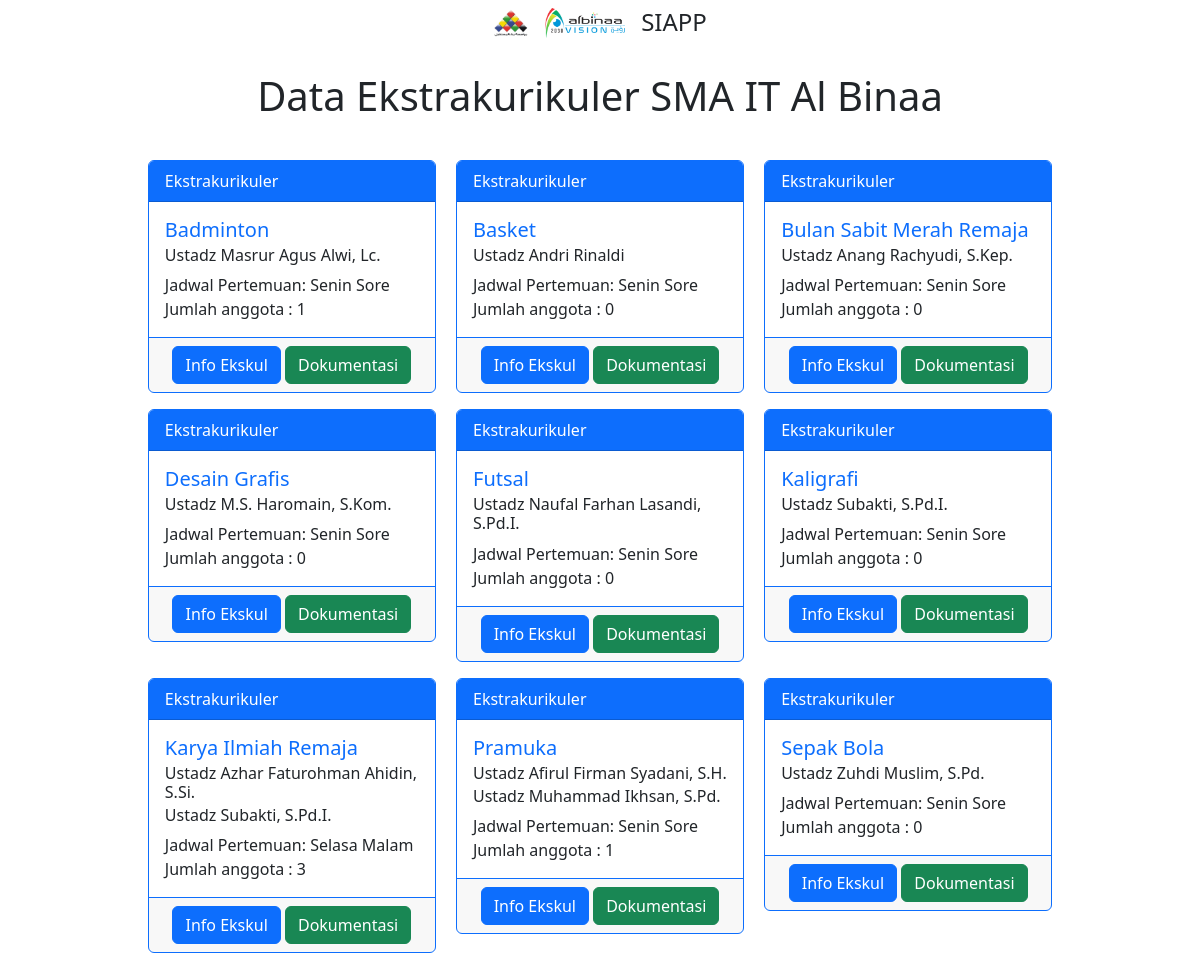
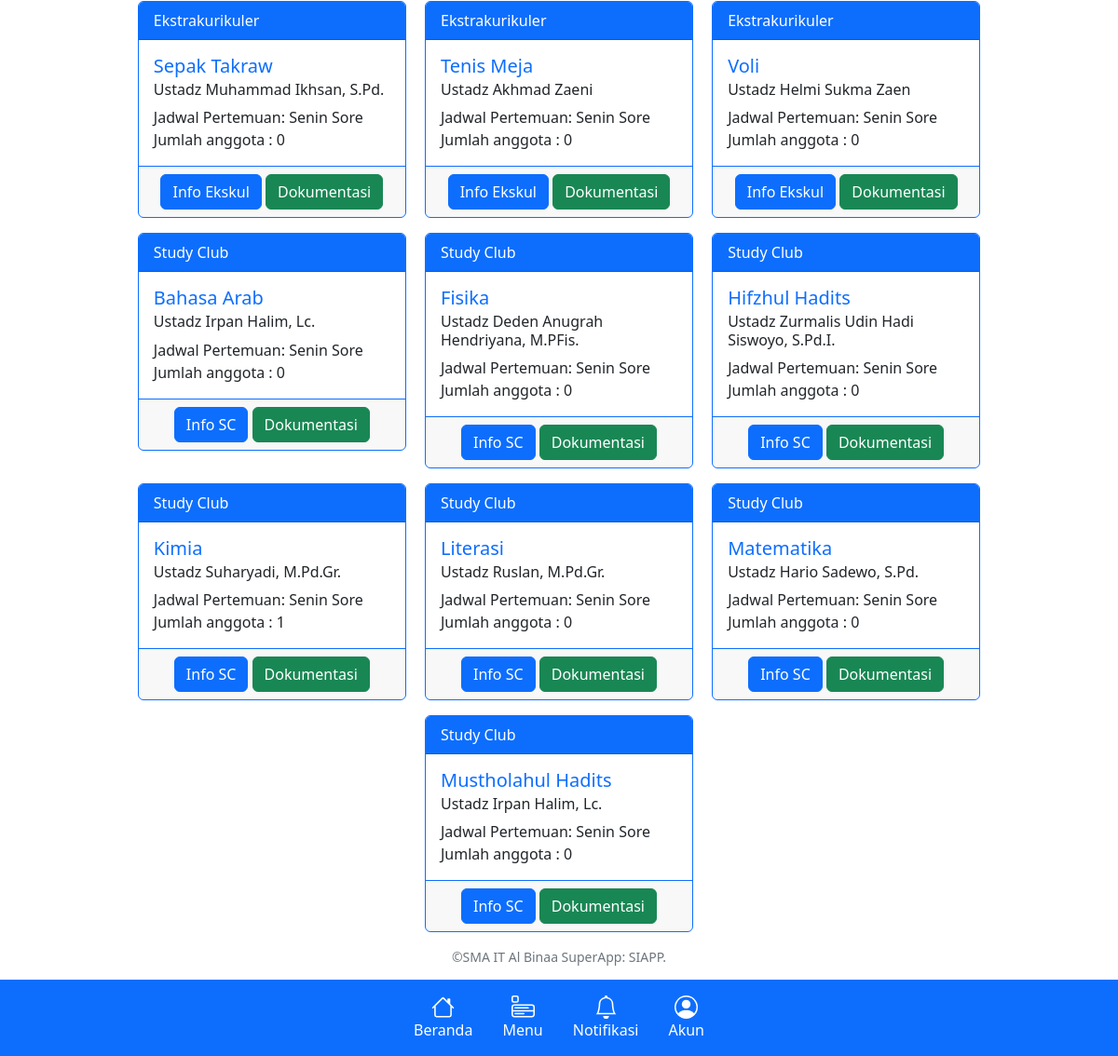
The app's page /data/ with its own data (2 pictures, top to bottom).
### ekskul/models.py (models this page shows, shortened)
class Extracurricular(models.Model):
    hari = (
        ('Senin', 'Senin'),
        ('Selasa', 'Selasa'),
        ('Rabu', 'Rabu'),
        ('Kamis', 'Kamis'),
        ('Jumat', 'Jumat'),
        ('Sabtu', 'Sabtu'),
        ('Ahad', 'Ahad'),
    )
    jenis = (
        ("Ekskul", "Ekstrakurikuler"),
        ("SC", "Study Club"),
    )
    pilihan_waktu = (
        ("Sore","Sore"),
        ("Malam","Malam"),
        ("Pagi","Pagi"),
        ("Siang","Siang"),
    )
    nama = models.CharField(max_length=50, verbose_name="Nama Ekskul")
    pembina = models.ManyToManyField(Teacher)
    jadwal = models.CharField(max_length=15, choices=hari, verbose_name="Jadwal Pembinaan")
    waktu = models.CharField(max_length=15, choices=pilihan_waktu)
    jadwal_tambahan = models.CharField(max_length=20, choices=hari, default="Tidak ada", blank=True)
    waktu_tambahan = models.CharField(max_length=15, choices=pilihan_waktu, blank=True)
    tipe = models.CharField(max_length=20, choices=jenis, blank=True)
    slug = models.SlugField(blank=True)
    logo = CompressedImageField(upload_to='ekskul/logo', default='no-image.png', blank=True, null=True)

class Teacher(models.Model):
    user = models.OneToOneField(User, on_delete=models.CASCADE, verbose_name="Username",)
    nama_lengkap = models.CharField(max_length=100, verbose_name="Nama Ustadz")
    niy = models.IntegerField(default=0, verbose_name='NIY')
    gelar_depan = models.CharField(max_length=20, blank=True)
    gelar_belakang = models.CharField(max_length=20, blank=True)
    jabatan = models.CharField(max_length=100, blank=True)
    jabatan_khusus = models.CharField(max_length=100, blank=True)
    email = models.EmailField(default='user@gmail.com')
    no_hp = models.IntegerField(blank=True, default=0)
    foto = CompressedImageField(upload_to='user', default='blank-profile.png', blank=True, null=True, quality=50, help_text="format foto .jpg / .jpeg")
    def __str__(self):
        if self.gelar_depan or self.gelar_belakang:
            return f'%s, %s.' % (self.nama_lengkap, self.gelar_belakang)
        else:
            return self.nama_lengkap

### ekskul/views.py (the view)
# urls.py: 2. Add a URL to urlpatterns:  path('', views.home, name='home')
def home(request):
    if request.user.is_authenticated or request.user.is_superuser:
        data = Extracurricular.objects.filter(pembina=request.user.teacher).order_by('tipe', 'nama')
        extra = Extracurricular.objects.exclude(pembina=request.user.teacher).order_by('tipe', 'nama')
        context = {
            'data': data,
            'extra': extra,
        }
    else:
        data = Extracurricular.objects.all().order_by('tipe', 'nama')
        context = {
            'data': data,
        }
    return render(request, 'data.html', context)

### templates/data.html (shortened to what this page needs)
{% extends 'base.html' %}
{% block content %}
    <div class="mt-5 p-4 text-center">
        <h1>Data Ekstrakurikuler SMA IT Al Binaa</h1>
    </div>
    <div class="container">
        <div class="text-center">
            {% if data %}
                {% for ekskul in data %}
                    <div class="card border-primary d-inline-flex text-start m-2" style="width: 18rem; height: 100%;">
                        <div class="card-header text-bg-primary">
                            {{ ekskul.get_tipe_display }}
                        </div>
                        <div class="card-body">
                            <h5 class="card-title text-primary">{{ ekskul.nama }}</h5>
                            {% for pembina in ekskul.pembina.all %}
                                <h6 class="card-subtitle mb-2">Ustadz {{ pembina }}</h6>
                            {% endfor %}
                            <p class="p-0 m-0">Jadwal Pertemuan: {{ ekskul.jadwal }} {{ ekskul.waktu }}</p>
                            <p class="card-text p-0 m-0">Jumlah anggota : {{ ekskul.studentorganization_set.count }}</p>
                        </div>
                        <div class="card-footer border-primary text-center">
                            <a href="{% url 'ekskul:data-detail' ekskul.slug %}" class="btn btn-primary">Info {{ ekskul.tipe }}</a>
                            <a href="{% url 'ekskul:dokumentasi' ekskul.slug %}" class="btn btn-success">Dokumentasi</a>
                        </div>
                    </div>
                {% endfor %}
            {% endif %}
        </div>
    </div>
{% endblock %}

### records on screen
Extracurricular: tipe "Ekstrakurikuler", nama "Badminton", jadwal "Senin", waktu "Sore", studentorganization_set.count "1", tipe "Ekskul"
Teacher: gelar_depan+gelar_belakang+nama_lengkap "Masrur Agus Alwi, Lc."
Extracurricular: tipe "Ekstrakurikuler", nama "Basket", jadwal "Senin", waktu "Sore", studentorganization_set.count "0", tipe "Ekskul"
Teacher: gelar_depan+gelar_belakang+nama_lengkap "Andri Rinaldi"
Extracurricular: tipe "Ekstrakurikuler", nama "Bulan Sabit Merah Remaja", jadwal "Senin", waktu "Sore", studentorganization_set.count "0", tipe "Ekskul"
Teacher: gelar_depan+gelar_belakang+nama_lengkap "Anang Rachyudi, S.Kep."
Extracurricular: tipe "Ekstrakurikuler", nama "Desain Grafis", jadwal "Senin", waktu "Sore", studentorganization_set.count "0", tipe "Ekskul"
Teacher: gelar_depan+gelar_belakang+nama_lengkap "M.S. Haromain, S.Kom."
Extracurricular: tipe "Ekstrakurikuler", nama "Futsal", jadwal "Senin", waktu "Sore", studentorganization_set.count "0", tipe "Ekskul"
Teacher: gelar_depan+gelar_belakang+nama_lengkap "Naufal Farhan Lasandi, S.Pd.I."
Extracurricular: tipe "Ekstrakurikuler", nama "Kaligrafi", jadwal "Senin", waktu "Sore", studentorganization_set.count "0", tipe "Ekskul"
Teacher: gelar_depan+gelar_belakang+nama_lengkap "Subakti, S.Pd.I."
Extracurricular: tipe "Ekstrakurikuler", nama "Karya Ilmiah Remaja", jadwal "Selasa", waktu "Malam", studentorganization_set.count "3", tipe "Ekskul"
Teacher: gelar_depan+gelar_belakang+nama_lengkap "Azhar Faturohman Ahidin, S.Si."
Extracurricular: tipe "Ekstrakurikuler", nama "Pramuka", jadwal "Senin", waktu "Sore", studentorganization_set.count "1", tipe "Ekskul"
Teacher: gelar_depan+gelar_belakang+nama_lengkap "Afirul Firman Syadani, S.H."
Teacher: gelar_depan+gelar_belakang+nama_lengkap "Muhammad Ikhsan, S.Pd."
Extracurricular: tipe "Ekstrakurikuler", nama "Sepak Bola", jadwal "Senin", waktu "Sore", studentorganization_set.count "0", tipe "Ekskul"
Teacher: gelar_depan+gelar_belakang+nama_lengkap "Zuhdi Muslim, S.Pd."
Extracurricular: tipe "Ekstrakurikuler", nama "Sepak Takraw", jadwal "Senin", waktu "Sore", studentorganization_set.count "0", tipe "Ekskul"
Extracurricular: tipe "Ekstrakurikuler", nama "Tenis Meja", jadwal "Senin", waktu "Sore", studentorganization_set.count "0", tipe "Ekskul"
Teacher: gelar_depan+gelar_belakang+nama_lengkap "Akhmad Zaeni"
Extracurricular: tipe "Ekstrakurikuler", nama "Voli", jadwal "Senin", waktu "Sore", studentorganization_set.count "0", tipe "Ekskul"
Teacher: gelar_depan+gelar_belakang+nama_lengkap "Helmi Sukma Zaen"
Extracurricular: tipe "Study Club", nama "Bahasa Arab", jadwal "Senin", waktu "Sore", studentorganization_set.count "0", tipe "SC"
Teacher: gelar_depan+gelar_belakang+nama_lengkap "Irpan Halim, Lc."
Extracurricular: tipe "Study Club", nama "Fisika", jadwal "Senin", waktu "Sore", studentorganization_set.count "0", tipe "SC"
Teacher: gelar_depan+gelar_belakang+nama_lengkap "Deden Anugrah Hendriyana, M.PFis."
Extracurricular: tipe "Study Club", nama "Hifzhul Hadits", jadwal "Senin", waktu "Sore", studentorganization_set.count "0", tipe "SC"
Teacher: gelar_depan+gelar_belakang+nama_lengkap "Zurmalis Udin Hadi Siswoyo, S.Pd.I."
Extracurricular: tipe "Study Club", nama "Kimia", jadwal "Senin", waktu "Sore", studentorganization_set.count "1", tipe "SC"
Teacher: gelar_depan+gelar_belakang+nama_lengkap "Suharyadi, M.Pd.Gr."
Extracurricular: tipe "Study Club", nama "Literasi", jadwal "Senin", waktu "Sore", studentorganization_set.count "0", tipe "SC"
Teacher: gelar_depan+gelar_belakang+nama_lengkap "Ruslan, M.Pd.Gr."
Extracurricular: tipe "Study Club", nama "Matematika", jadwal "Senin", waktu "Sore", studentorganization_set.count "0", tipe "SC"
Teacher: gelar_depan+gelar_belakang+nama_lengkap "Hario Sadewo, S.Pd."
Extracurricular: tipe "Study Club", nama "Mustholahul Hadits", jadwal "Senin", waktu "Sore", studentorganization_set.count "0", tipe "SC"
